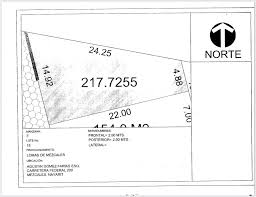
#> input picture ProyectoLotes/images.jpeg, 256 x 197 px
$ python filtrolineaContorno.py
#> lines starting #> are read from the running program, lines starting #| are printed output that depends on the picture; after the words box and inside, x2 and y2 are one past the last pixel; in counts of white or black regions, pixels touching at a corner belong together
import cv2
import numpy as np
import matplotlib.pyplot as plt

def filtrar_contornos_1cm(image_path, escala_px_cm=38, ancho_linea_1cm=5, mostrar_intermedios=False):
    """
    Parámetros:
    - image_path: Ruta de la imagen.
    - escala_px_cm: Píxeles que representan 1 cm en la imagen (ajustar según resolución).
    - ancho_linea_1cm: Grosor en píxeles de una línea de 1 cm.
    - mostrar_intermedios: Mostrar imágenes intermedias para diagnóstico.
    """
#> called with image_path = 'images.jpeg', escala_px_cm = 19, ancho_linea_1cm = 1, mostrar_intermedios = True


    # 1. Cargar imagen y convertir a escala de grises
    img = cv2.imread(image_path)
#> img is the input picture: shape (197, 256, 3); mean B, G, R 243.3, 243.3, 243.3
    if img is None:
        print("Error: No se pudo cargar la imagen.")
        return

    gray = cv2.cvtColor(img, cv2.COLOR_BGR2GRAY)

    # 2. Binarización adaptativa (para manejar variaciones de iluminación)
    kernel = np.ones((13, 13), np.uint8)

    binary = cv2.adaptiveThreshold(gray, 255, cv2.ADAPTIVE_THRESH_GAUSSIAN_C,
                                  cv2.THRESH_BINARY_INV, 3, 2)
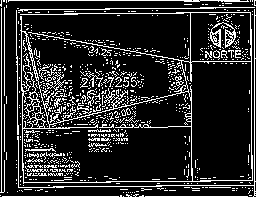
#> binary: shape (197, 256); 16.5% white in thin lines or dots
    opened = cv2.morphologyEx(binary, cv2.MORPH_OPEN, kernel,iterations=3)
#> opened: shape (197, 256); every value is 0
    if mostrar_intermedios:
        plt.imshow(binary, cmap='gray')
        plt.title("Binarización Adaptativa")
        plt.show()

    # 3. Apertura morfológica para eliminar texto y ruido
    kernel_size = max(3, int(ancho_linea_1cm * 0.6))  # Tamaño del kernel basado en el ancho de línea
    kernel = np.ones((kernel_size, kernel_size), np.uint8)
    cleaned = cv2.morphologyEx(binary, cv2.MORPH_OPEN, kernel, iterations=2)
    """
    if mostrar_intermedios:
        plt.imshow(cleaned, cmap='gray')
        plt.title("Después de Apertura (Texto Eliminado)")
        plt.show()
    """
    # 4. Detección de contornos y filtrado por longitud (1 cm)
    contours, _ = cv2.findContours(cleaned, cv2.RETR_EXTERNAL, cv2.CHAIN_APPROX_SIMPLE)
#> contours = []
    min_length_cm = 1  # Longitud mínima en cm
    min_length_px = escala_px_cm * min_length_cm  # Convertir a píxeles

    mask = np.zeros_like(gray)
    for cnt in contours:
        length = cv2.arcLength(cnt, closed=False)
        if length >= min_length_px:
            cv2.drawContours(mask, [cnt], -1, 255, thickness=ancho_linea_1cm)
#> this loop made 0 passes

    # 5. Cierre morfológico para unir segmentos rotos
    kernel_refine = np.ones((ancho_linea_1cm // 2, ancho_linea_1cm // 2), np.uint8)
    final_contours = cv2.morphologyEx(mask, cv2.MORPH_CLOSE, kernel_refine)
    """
    if mostrar_intermedios:
        plt.imshow(final_contours, cmap='gray')
        plt.title("Contornos Filtrados y Refinados")
        plt.show()
    """
    # 6. Superponer contornos en la imagen original (opcional)
    result = cv2.bitwise_and(img, img, mask=final_contours)
#> result: shape (197, 256, 3); every value is 0

    # 7. Visualización
    plt.figure(figsize=(18, 6))

    plt.subplot(1, 3, 1)
    plt.imshow(cv2.cvtColor(img, cv2.COLOR_BGR2RGB))
    plt.title('Imagen Original')
    plt.axis('off')

    plt.subplot(1, 3, 2)
    plt.imshow(final_contours, cmap='gray')
    plt.title(f'Contornos de {min_length_cm} cm (Máscara)')
    plt.axis('off')

    plt.subplot(1, 3, 3)
    plt.imshow(cv2.cvtColor(result, cv2.COLOR_BGR2RGB))
    plt.title('Resultado Final')
    plt.axis('off')

    plt.tight_layout()
    plt.show()
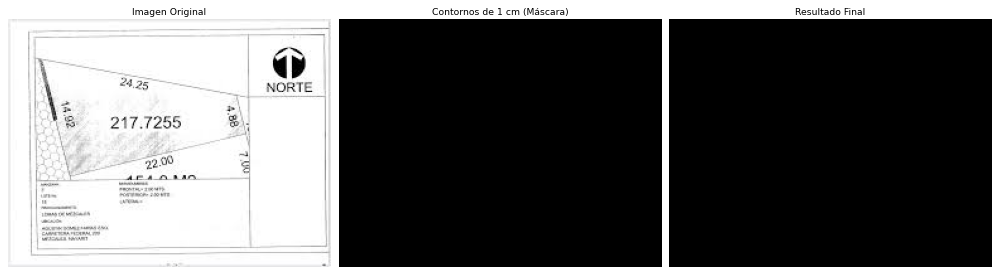
#> figure drawn by matplotlib, 3 panels

# Ejemplo de uso:
filtrar_contornos_1cm(
    image_path="images.jpeg",
    escala_px_cm=19,      # Ajustar según la resolución de tu imagen 1cm 38pix
    ancho_linea_1cm=1,    # Grosor de línea típico 5 en píxeles
    mostrar_intermedios=True  # Para diagnóstico
)

$ run again, with ProyectoLotes/Loteprueba.jpeg copied over ProyectoLotes/images.jpeg
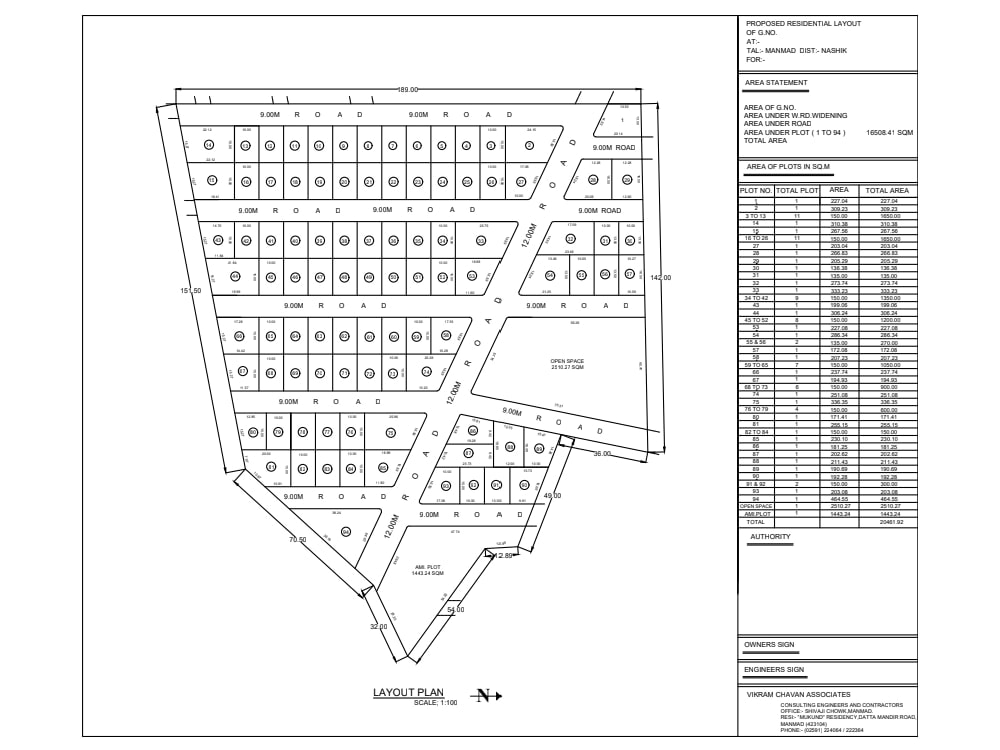
#> input picture ProyectoLotes/Loteprueba.jpeg, 1000 x 750 px
#> in filtrar_contornos_1cm, img is the input picture: shape (750, 1000, 3); min 0, max 255, mean 240.6
#> in filtrar_contornos_1cm, `binary = cv2.adaptiveThreshold(gray, 255, cv2.ADAPTIVE_THRESH_GAUSSIAN..`:
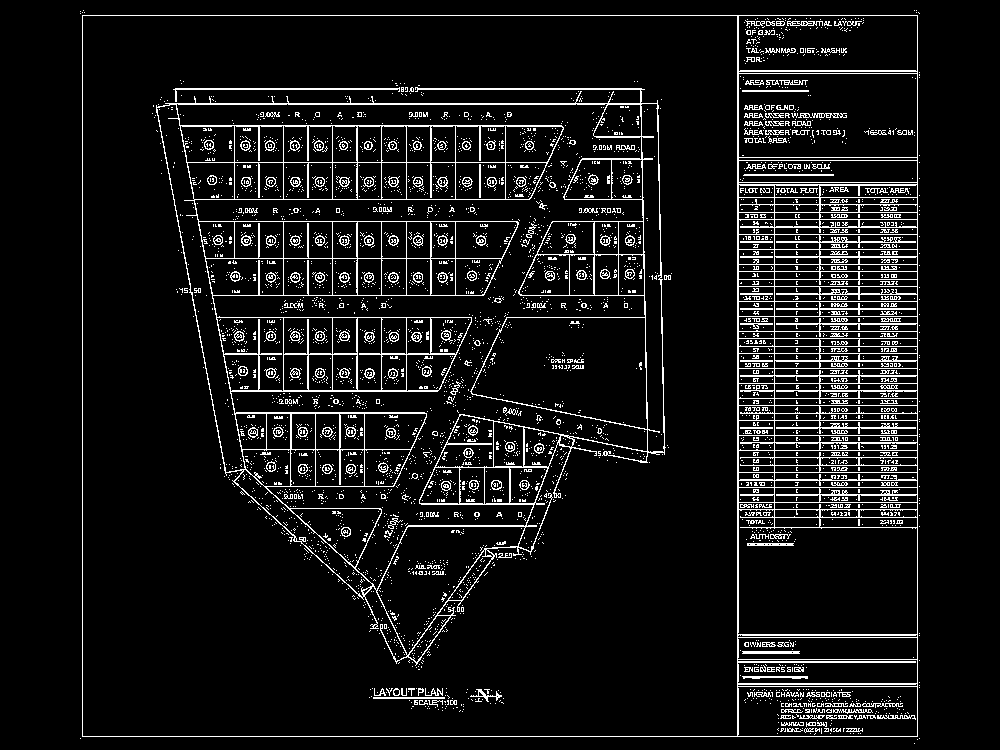
#> binary: shape (750, 1000); 8.1% white in thin lines or dots, all inside (x1, y1, x2, y2) = (80, 10, 920, 744)
#> opened: shape (750, 1000); every value is 0
#> contours = []
#> result: shape (750, 1000, 3); every value is 0
#> in filtrar_contornos_1cm, `plt.show()`:
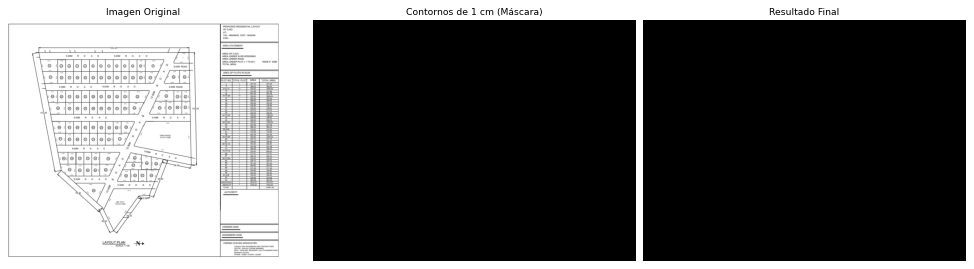
#> figure drawn by matplotlib, 3 panels

$ run again, with ProyectoLotes/hoja.jpeg copied over ProyectoLotes/images.jpeg
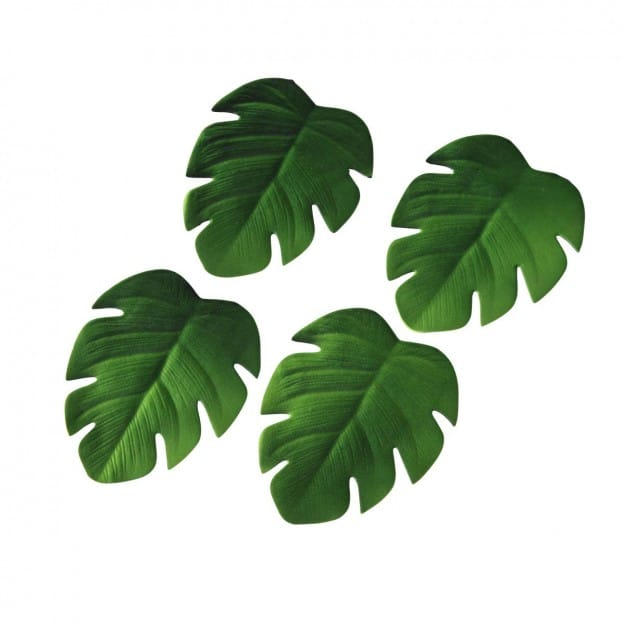
#> input picture ProyectoLotes/hoja.jpeg, 625 x 625 px
#> in filtrar_contornos_1cm, img is the input picture: shape (625, 625, 3); mean B, G, R 192.3, 207.4, 196.4
#> in filtrar_contornos_1cm, `binary = cv2.adaptiveThreshold(gray, 255, cv2.ADAPTIVE_THRESH_GAUSSIAN..`:
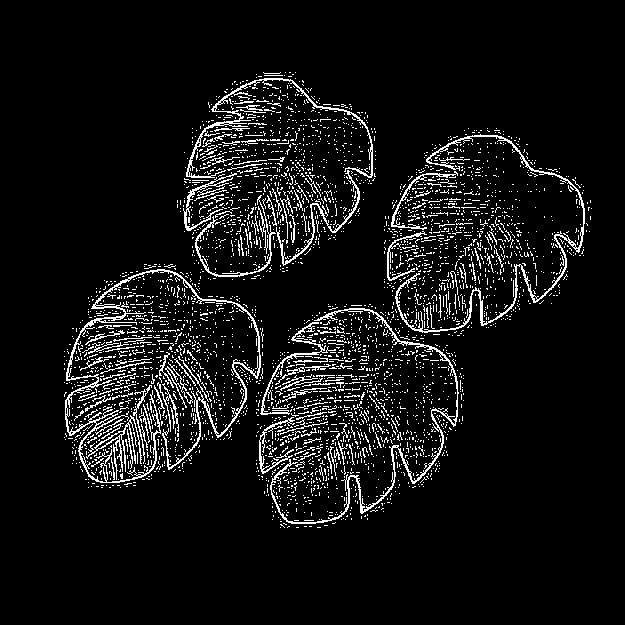
#> binary: shape (625, 625); 7.2% white in thin lines or dots, all inside (x1, y1, x2, y2) = (64, 72, 592, 528)
#> opened: shape (625, 625); every value is 0
#> contours = []
#> result: shape (625, 625, 3); every value is 0
#> in filtrar_contornos_1cm, `plt.show()`:
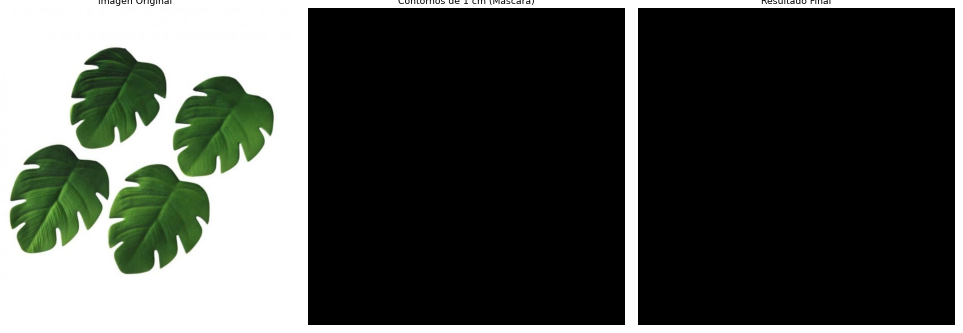
#> figure drawn by matplotlib, 3 panels
